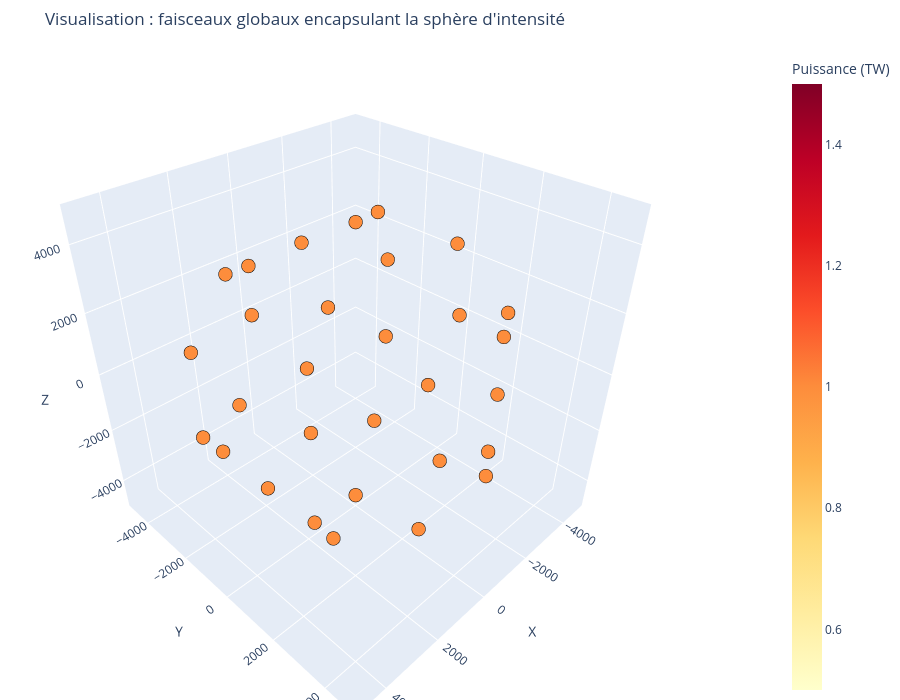

Notebook code cell kept with this figure:
### Markdown cell above
Figure 2.5.a

### Code cell
visualisation_3D(all_tree, num_tree=0, num_pert=0, intensite=False)

### Figure 1 — Plotly figure (JSON) as saved in the notebook; plotly's stock layout.template omitted (floating-point values rounded to 4 significant figures)
{"data": [{"hoverinfo": "text", "marker": {"color": [1.0, 1.0, 1.0, 1.0, 1.0, 1.0, 1.0, 1.0, 1.0, 1.0, 1.0, 1.0, 1.0, 1.0, 1.0, 1.0, 1.0, 1.0, 1.0, 1.0, 1.0, 1.0, 1.0, 1.0, 1.0, 1.0, 1.0, 1.0, 1.0, 1.0], "colorbar": {"title": {"text": "Puissance (TW)"}, "x": 1.1}, "colorscale": [[0, "rgb(255,255,204)"], [0.125, "rgb(255,237,160)"], [0.25, "rgb(254,217,118)"], [0.375, "rgb(254,178,76)"], [0.5, "rgb(253,141,60)"], [0.625, "rgb(252,78,42)"], [0.75, "rgb(227,26,28)"], [0.875, "rgb(189,0,38)"], [1, "rgb(128,0,38)"]], "line": {"color": "black", "width": 2}, "opacity": 1, "showscale": true, "size": 8}, "mode": "markers", "name": "Puissance P", "text": ["Indice: 0<br>Puissance P: 1.00 TW", "Indice: 1<br>Puissance P: 1.00 TW", "Indice: 2<br>Puissance P: 1.00 TW", "Indice: 3<br>Puissance P: 1.00 TW", "Indice: 4<br>Puissance P: 1.00 TW", "Indice: 5<br>Puissance P: 1.00 TW", "Indice: 6<br>Puissance P: 1.00 TW", "Indice: 7<br>Puissance P: 1.00 TW", "Indice: 8<br>Puissance P: 1.00 TW", "Indice: 9<br>Puissance P: 1.00 TW", "Indice: 10<br>Puissance P: 1.00 TW", "Indice: 11<br>Puissance P: 1.00 TW", "Indice: 12<br>Puissance P: 1.00 TW", "Indice: 13<br>Puissance P: 1.00 TW", "Indice: 14<br>Puissance P: 1.00 TW", "Indice: 15<br>Puissance P: 1.00 TW", "Indice: 16<br>Puissance P: 1.00 TW", "Indice: 17<br>Puissance P: 1.00 TW", "Indice: 18<br>Puissance P: 1.00 TW", "Indice: 19<br>Puissance P: 1.00 TW", "Indice: 20<br>Puissance P: 1.00 TW", "Indice: 21<br>Puissance P: 1.00 TW", "Indice: 22<br>Puissance P: 1.00 TW", "Indice: 23<br>Puissance P: 1.00 TW", "Indice: 24<br>Puissance P: 1.00 TW", "Indice: 25<br>Puissance P: 1.00 TW", "Indice: 26<br>Puissance P: 1.00 TW", "Indice: 27<br>Puissance P: 1.00 TW", "Indice: 28<br>Puissance P: 1.00 TW", "Indice: 29<br>Puissance P: 1.00 TW"], "type": "scatter3d", "x": [0.0, 2307.0, 2307.0, 3733.0, 1426.0, -1.479e-05, -1426.0, -3733.0, -2307.0, -2307.0, 1426.0, 3733.0, 3733.0, 4614.0, 3733.0, 2307.0, 1426.0, -1426.0, -2307.0, -3733.0, -4614.0, -3733.0, -3733.0, -1426.0, -1.479e-05, 1426.0, -1426.0, -2307.0, 1.656e-05, 2307.0], "y": [0.0, -1426.0, 1426.0, 2307.0, 3733.0, 4614.0, 3733.0, 2307.0, 1426.0, -1426.0, -3733.0, -2307.0, -2307.0, 0.0, 2307.0, 1426.0, 3733.0, 3733.0, 1426.0, 2307.0, 1.656e-05, -2307.0, -2307.0, -3733.0, -4614.0, -3733.0, -3733.0, -1426.0, 0.0, -1426.0], "z": [4614.0, 3733.0, 3733.0, 1426.0, 2307.0, -1.479e-05, 2307.0, 1426.0, 3733.0, 3733.0, 2307.0, 1426.0, -1426.0, -1.479e-05, -1426.0, -3733.0, -2307.0, -2307.0, -3733.0, -1426.0, -1.479e-05, -1426.0, 1426.0, 2307.0, -1.479e-05, -2307.0, -2307.0, -3733.0, -4614.0, -3733.0]}], "layout": {"height": 700, "margin": {"b": 0, "l": 0, "r": 0, "t": 50}, "scene": {"aspectmode": "cube", "xaxis": {"range": [-5075.0, 5075.0], "title": {"text": "X"}}, "yaxis": {"range": [-5075.0, 5075.0], "title": {"text": "Y"}}, "zaxis": {"range": [-5075.0, 5075.0], "title": {"text": "Z"}}}, "showlegend": false, "title": {"text": "Visualisation : faisceaux globaux encapsulant la sphère d'intensité"}, "width": 900}}
